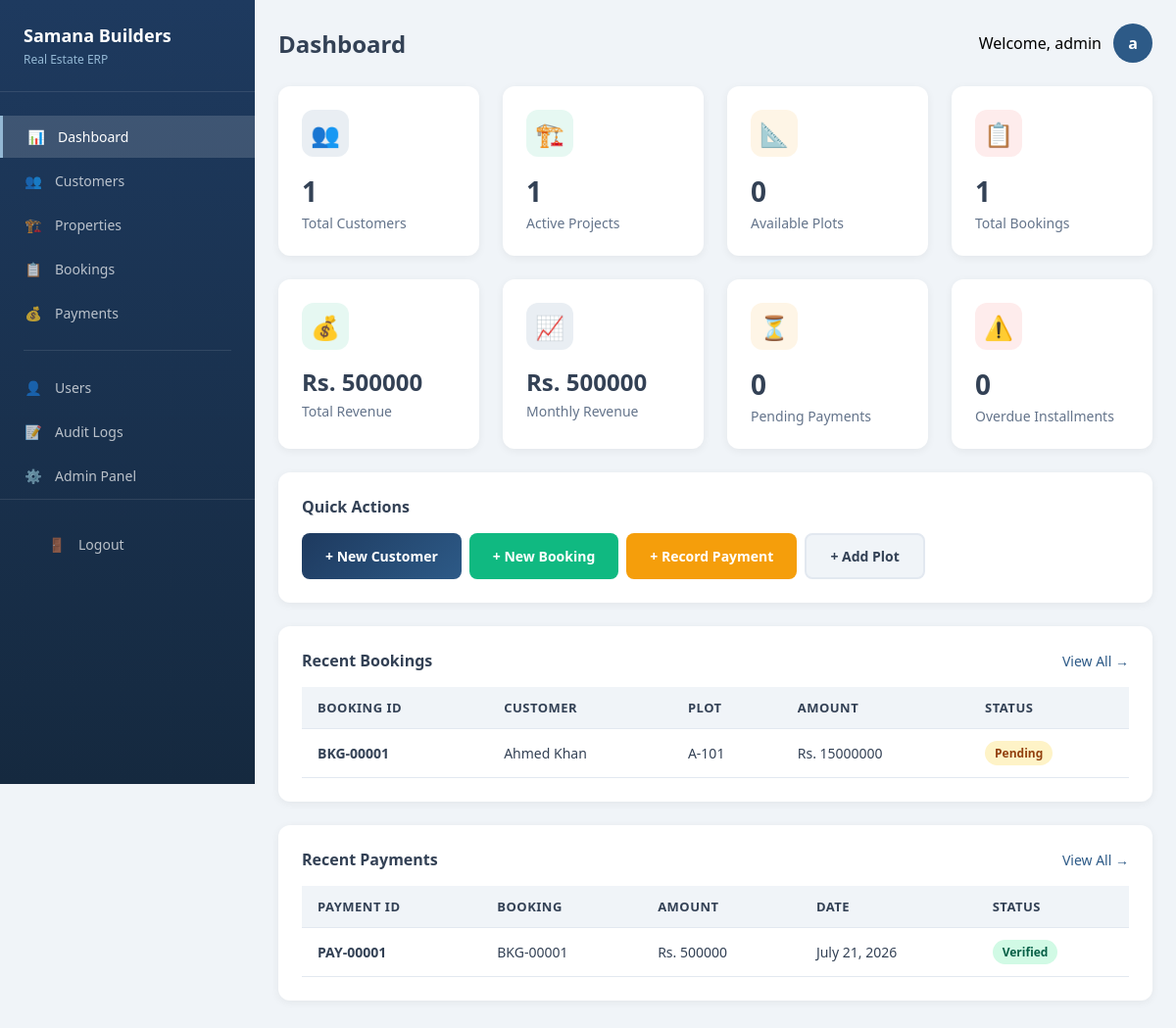
The page /dashboard/ (signed in) on the database its author committed.
### bookings/models.py (models this page shows, shortened)
class Booking(models.Model):
    STATUS_CHOICES = [
        ('pending', 'Pending'),
        ('confirmed', 'Confirmed'),
        ('cancelled', 'Cancelled'),
        ('completed', 'Completed'),
    ]
    booking_id = models.CharField(max_length=20, unique=True, editable=False)
    customer = models.ForeignKey(Customer, on_delete=models.CASCADE, related_name='bookings')
    plot = models.ForeignKey(Plot, on_delete=models.CASCADE, related_name='bookings')
    booking_date = models.DateField(auto_now_add=True)
    total_amount = models.DecimalField(max_digits=15, decimal_places=2)
    advance_paid = models.DecimalField(max_digits=15, decimal_places=2, default=0)
    status = models.CharField(max_length=20, choices=STATUS_CHOICES, default='pending')
    notes = models.TextField(blank=True)
    created_at = models.DateTimeField(auto_now_add=True)
    updated_at = models.DateTimeField(auto_now=True)
    created_by = models.ForeignKey(User, on_delete=models.SET_NULL, null=True)
    class Meta:
        ordering = ['-created_at']

### customers/models.py (models this page shows, shortened)
class Customer(models.Model):
    customer_id = models.CharField(max_length=20, unique=True, editable=False)
    user = models.OneToOneField(User, on_delete=models.SET_NULL, null=True, blank=True)
    first_name = models.CharField(max_length=100)
    last_name = models.CharField(max_length=100)
    email = models.EmailField(unique=True, blank=True, null=True)
    phone = models.CharField(max_length=20)
    alternate_phone = models.CharField(max_length=20, blank=True)
    cnic = models.CharField(max_length=15, unique=True)
    address = models.TextField(blank=True)
    city = models.CharField(max_length=100, blank=True)
    notes = models.TextField(blank=True)
    is_active = models.BooleanField(default=True)
    created_at = models.DateTimeField(auto_now_add=True)
    updated_at = models.DateTimeField(auto_now=True)
    created_by = models.ForeignKey(User, on_delete=models.SET_NULL, null=True, related_name='customers_created')
    @property
    def full_name(self):
        return f"{self.first_name} {self.last_name}"
    class Meta:
        ordering = ['-created_at']

### properties/models.py (models this page shows, shortened)
class Plot(models.Model):
    STATUS_CHOICES = [
        ('available', 'Available'),
        ('reserved', 'Reserved'),
        ('booked', 'Booked'),
        ('sold', 'Sold'),
        ('cancelled', 'Cancelled'),
    ]
    TYPE_CHOICES = [
        ('residential', 'Residential'),
        ('commercial', 'Commercial'),
        ('industrial', 'Industrial'),
    ]
    plot_number = models.CharField(max_length=50)
    project = models.ForeignKey(Project, on_delete=models.CASCADE, related_name='plots')
    plot_type = models.CharField(max_length=20, choices=TYPE_CHOICES, default='residential')
    size_marla = models.DecimalField(max_digits=10, decimal_places=2, help_text="Size in Marla")
    size_sqft = models.DecimalField(max_digits=10, decimal_places=2, blank=True, null=True, help_text="Size in Square Feet")
    price = models.DecimalField(max_digits=15, decimal_places=2)
    status = models.CharField(max_length=20, choices=STATUS_CHOICES, default='available')
    description = models.TextField(blank=True)
    created_at = models.DateTimeField(auto_now_add=True)
    updated_at = models.DateTimeField(auto_now=True)
    class Meta:
        unique_together = ['project', 'plot_number']
        ordering = ['project', 'plot_number']

### payments/models.py (models this page shows, shortened)
class Payment(models.Model):
    STATUS_CHOICES = [
        ('pending', 'Pending Verification'),
        ('verified', 'Verified'),
        ('rejected', 'Rejected'),
    ]
    METHOD_CHOICES = [
        ('cash', 'Cash'),
        ('bank_transfer', 'Bank Transfer'),
        ('cheque', 'Cheque'),
        ('online', 'Online Payment'),
    ]
    payment_id = models.CharField(max_length=20, unique=True, editable=False)
    booking = models.ForeignKey(Booking, on_delete=models.CASCADE, related_name='payments')
    installment = models.ForeignKey(Installment, on_delete=models.SET_NULL, null=True, blank=True, related_name='payments')
    amount = models.DecimalField(max_digits=15, decimal_places=2)
    payment_date = models.DateField()
    payment_method = models.CharField(max_length=20, choices=METHOD_CHOICES, default='cash')
    reference_number = models.CharField(max_length=100, blank=True)
    status = models.CharField(max_length=20, choices=STATUS_CHOICES, default='pending')
    notes = models.TextField(blank=True)
    receipt_generated = models.BooleanField(default=False)
    created_at = models.DateTimeField(auto_now_add=True)
    updated_at = models.DateTimeField(auto_now=True)
    created_by = models.ForeignKey(User, on_delete=models.SET_NULL, null=True)
    verified_by = models.ForeignKey(User, on_delete=models.SET_NULL, null=True, blank=True, related_name='payments_verified')
    verified_at = models.DateTimeField(null=True, blank=True)
    class Meta:
        ordering = ['-created_at']

### core/views.py (the view)
# urls.py: path('dashboard/', core_views.dashboard_view, name='dashboard'),
@login_required
def dashboard_view(request):
    today = timezone.now().date()
    month_ago = today - timedelta(days=30)
    context = {
        'total_customers': Customer.objects.count(),
        'active_customers': Customer.objects.filter(is_active=True).count(),
        'total_projects': Project.objects.filter(is_active=True).count(),
        'total_plots': Plot.objects.count(),
        'available_plots': Plot.objects.filter(status='available').count(),
        'booked_plots': Plot.objects.filter(status='booked').count(),
        'sold_plots': Plot.objects.filter(status='sold').count(),
        'total_bookings': Booking.objects.count(),
        'pending_bookings': Booking.objects.filter(status='pending').count(),
        'confirmed_bookings': Booking.objects.filter(status='confirmed').count(),
        'total_payments': Payment.objects.count(),
        'pending_payments': Payment.objects.filter(status='pending').count(),
        'verified_payments': Payment.objects.filter(status='verified').count(),
        'total_revenue': Payment.objects.filter(status='verified').aggregate(total=Sum('amount'))['total'] or 0,
        'monthly_revenue': Payment.objects.filter(
            status='verified', payment_date__gte=month_ago
        ).aggregate(total=Sum('amount'))['total'] or 0,
        'recent_bookings': Booking.objects.select_related('customer', 'plot').order_by('-created_at')[:5],
        'recent_payments': Payment.objects.select_related('booking').order_by('-created_at')[:5],
        'overdue_installments': Installment.objects.filter(status='overdue').count(),
    }
    return render(request, 'dashboard.html', context)

### templates/dashboard.html (shortened to what this page needs)
{% extends 'base.html' %}
{% block content %}
<div class="app-layout">
    <aside class="sidebar">
        <div class="sidebar-brand">
            <h2>Samana Builders</h2>
            <p>Real Estate ERP</p>
        </div>
        <ul class="nav-menu">
            <li class="nav-item">
                <a href="{% url 'dashboard' %}" class="nav-link active">
                    <span class="nav-icon">📊</span>
                    Dashboard
                </a>
            </li>
            <li class="nav-item">
                <a href="{% url 'customers' %}" class="nav-link">
                    <span class="nav-icon">👥</span>
                    Customers
                </a>
            </li>
            <li class="nav-item">
                <a href="{% url 'properties' %}" class="nav-link">
                    <span class="nav-icon">🏗️</span>
                    Properties
                </a>
            </li>
            <li class="nav-item">
                <a href="{% url 'bookings' %}" class="nav-link">
                    <span class="nav-icon">📋</span>
                    Bookings
                </a>
            </li>
            <li class="nav-item">
                <a href="{% url 'payments' %}" class="nav-link">
                    <span class="nav-icon">💰</span>
                    Payments
                </a>
            </li>
            <div class="nav-divider"></div>
            <li class="nav-item">
                <a href="{% url 'users' %}" class="nav-link">
                    <span class="nav-icon">👤</span>
                    Users
                </a>
            </li>
            <li class="nav-item">
                <a href="{% url 'audit_logs' %}" class="nav-link">
                    <span class="nav-icon">📝</span>
                    Audit Logs
                </a>
            </li>
            <li class="nav-item">
                <a href="/admin/" class="nav-link">
                    <span class="nav-icon">⚙️</span>
                    Admin Panel
                </a>
            </li>
        </ul>
        <div style="margin-top: auto; padding: 24px; border-top: 1px solid rgba(255,255,255,0.1);">
            <a href="{% url 'logout' %}" class="nav-link">
                <span class="nav-icon">🚪</span>
                Logout
            </a>
        </div>
    </aside>
    <main class="main-content">
        <div class="page-header">
            <h1>Dashboard</h1>
            <div class="user-info">
                <span>Welcome, {{ request.user.get_full_name|default:request.user.username }}</span>
                <div class="user-avatar">{{ request.user.first_name.0|default:request.user.username.0 }}</div>
            </div>
        </div>
        <div class="stats-grid">
            <div class="stat-card">
                <div class="stat-icon blue">👥</div>
                <div class="stat-value">{{ total_customers }}</div>
                <div class="stat-label">Total Customers</div>
            </div>
            <div class="stat-card">
                <div class="stat-icon green">🏗️</div>
                <div class="stat-value">{{ total_projects }}</div>
                <div class="stat-label">Active Projects</div>
            </div>
            <div class="stat-card">
                <div class="stat-icon amber">📐</div>
                <div class="stat-value">{{ available_plots }}</div>
                <div class="stat-label">Available Plots</div>
            </div>
            <div class="stat-card">
                <div class="stat-icon red">📋</div>
                <div class="stat-value">{{ total_bookings }}</div>
                <div class="stat-label">Total Bookings</div>
            </div>
        </div>
        <div class="stats-grid">
            <div class="stat-card">
                <div class="stat-icon green">💰</div>
                <div class="stat-value" style="font-size: 24px;">Rs. {{ total_revenue|floatformat:0 }}</div>
                <div class="stat-label">Total Revenue</div>
            </div>
            <div class="stat-card">
                <div class="stat-icon blue">📈</div>
                <div class="stat-value" style="font-size: 24px;">Rs. {{ monthly_revenue|floatformat:0 }}</div>
                <div class="stat-label">Monthly Revenue</div>
            </div>
            <div class="stat-card">
                <div class="stat-icon amber">⏳</div>
                <div class="stat-value">{{ pending_payments }}</div>
                <div class="stat-label">Pending Payments</div>
            </div>
            <div class="stat-card">
                <div class="stat-icon red">⚠️</div>
                <div class="stat-value">{{ overdue_installments }}</div>
                <div class="stat-label">Overdue Installments</div>
            </div>
        </div>
        <div class="card">
            <div class="card-header">
                <h3>Quick Actions</h3>
            </div>
            <div class="btn-group">
                <a href="{% url 'customer_create' %}" class="btn btn-primary">+ New Customer</a>
                <a href="{% url 'booking_create' %}" class="btn btn-success">+ New Booking</a>
                <a href="{% url 'payment_create' %}" class="btn btn-warning">+ Record Payment</a>
                <a href="{% url 'plot_create' %}" class="btn btn-secondary">+ Add Plot</a>
            </div>
        </div>
        <div class="card">
            <div class="card-header">
                <h3>Recent Bookings</h3>
                <a href="{% url 'bookings' %}" style="color: var(--primary); text-decoration: none; font-size: 14px;">View All →</a>
            </div>
            <div class="table-container">
                {% if recent_bookings %}
                <table>
                    <thead>
                        <tr>
                            <th>Booking ID</th>
                            <th>Customer</th>
                            <th>Plot</th>
                            <th>Amount</th>
                            <th>Status</th>
                        </tr>
                    </thead>
                    <tbody>
                        {% for booking in recent_bookings %}
                        <tr>
                            <td><strong>{{ booking.booking_id }}</strong></td>
                            <td>{{ booking.customer.full_name }}</td>
                            <td>{{ booking.plot.plot_number }}</td>
                            <td>Rs. {{ booking.total_amount|floatformat:0 }}</td>
                            <td>
                                <span class="badge badge-{% if booking.status == 'confirmed' %}success{% elif booking.status == 'pending' %}warning{% elif booking.status == 'cancelled' %}danger{% else %}info{% endif %}">
                                    {{ booking.get_status_display }}
                                </span>
                            </td>
                        </tr>
                        {% endfor %}
                    </tbody>
                </table>
                {% else %}
                <div class="empty-state">
                    <p>No bookings yet</p>
                </div>
                {% endif %}
            </div>
        </div>
        <div class="card">
            <div class="card-header">
                <h3>Recent Payments</h3>
                <a href="{% url 'payments' %}" style="color: var(--primary); text-decoration: none; font-size: 14px;">View All →</a>
            </div>
            <div class="table-container">
                {% if recent_payments %}
                <table>
                    <thead>
                        <tr>
                            <th>Payment ID</th>
                            <th>Booking</th>
                            <th>Amount</th>
                            <th>Date</th>
                            <th>Status</th>
                        </tr>
                    </thead>
                    <tbody>
                        {% for payment in recent_payments %}
                        <tr>
                            <td><strong>{{ payment.payment_id }}</strong></td>
                            <td>{{ payment.booking.booking_id }}</td>
                            <td>Rs. {{ payment.amount|floatformat:0 }}</td>
                            <td>{{ payment.payment_date }}</td>
                            <td>
                                <span class="badge badge-{% if payment.status == 'verified' %}success{% elif payment.status == 'pending' %}warning{% else %}danger{% endif %}">
                                    {{ payment.get_status_display }}
                                </span>
                            </td>
                        </tr>
                        {% endfor %}
                    </tbody>
                </table>
                {% else %}
                <div class="empty-state">
                    <p>No payments yet</p>
                </div>
                {% endif %}
            </div>
        </div>
    </main>
</div>
{% endblock %}

### rows shown on the page
Booking: booking_id "BKG-00001", customer.full_name "Ahmed Khan", plot.plot_number "A-101", total_amount "15000000", status "Pending"
Payment: payment_id "PAY-00001", booking.booking_id "BKG-00001", amount "500000", payment_date "July 21, 2026", status "Verified"

### other values the page prints
{{ request.user.get_full_name|default:request.user.username }} "admin"
{{ request.user.first_name.0|default:request.user.username.0 }} "a"
{{ total_customers }} "1"
{{ total_projects }} "1"
{{ available_plots }} "0"
{{ total_bookings }} "1"
{{ total_revenue|floatformat:0 }} "500000"
{{ monthly_revenue|floatformat:0 }} "500000"
{{ pending_payments }} "0"
{{ overdue_installments }} "0"
